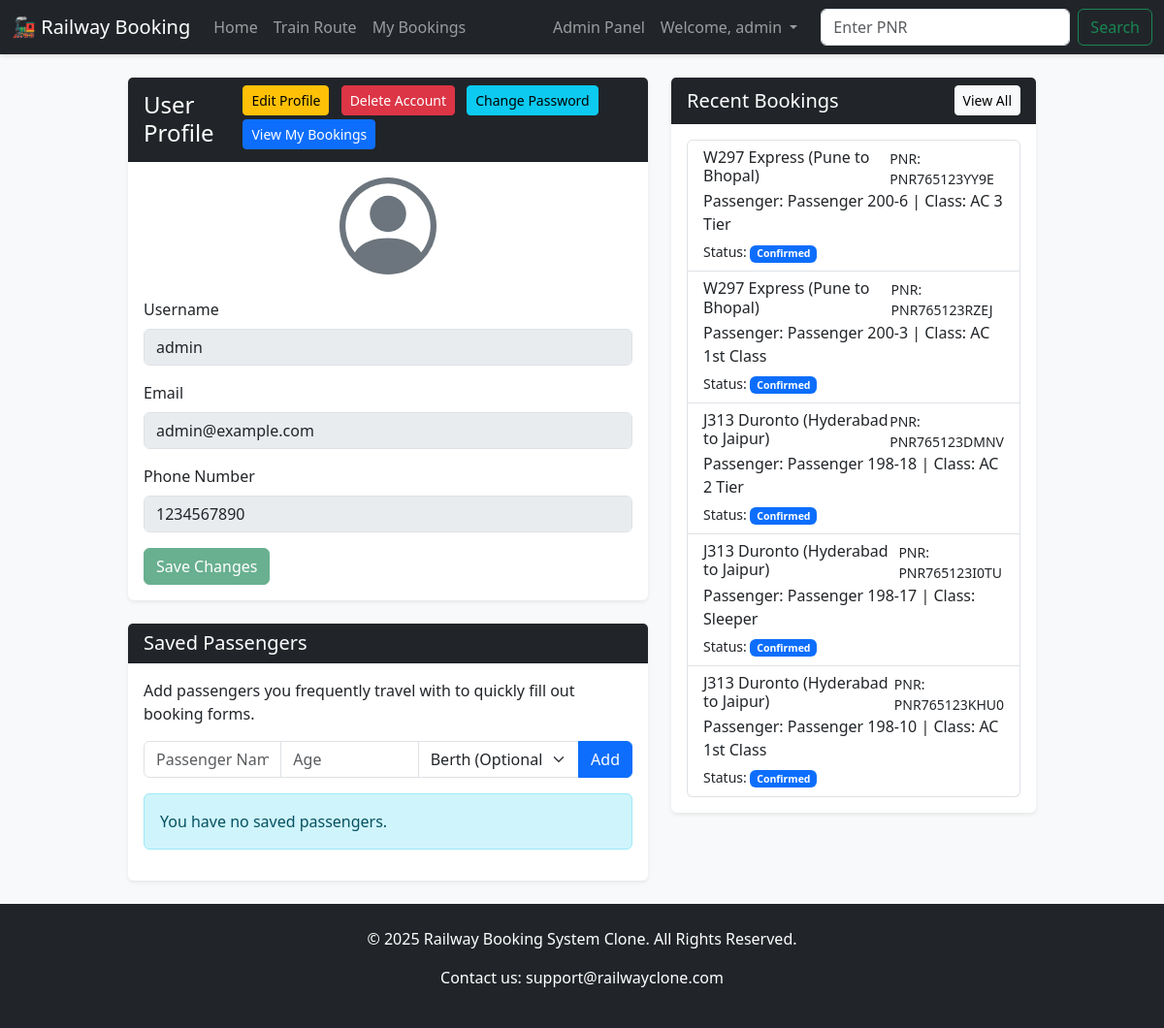
The app's page /profile (signed in) with its own data.
### app.py (models this page shows, shortened)
class User(db.Model):
    id = db.Column(db.Integer, primary_key=True)
    username = db.Column(db.String(80), unique=True, nullable=False)
    password_hash = db.Column(db.String(256), nullable=False)
    role = db.Column(db.String(20), nullable=False, default='user') # Roles: 'user' or 'admin'
    email = db.Column(db.String(100), nullable=True)
    phone_number = db.Column(db.String(20), nullable=True)
    profile_picture = db.Column(db.String(255), nullable=True)
    bookings = db.relationship('Booking', backref='user', lazy=True)
    saved_passengers = db.relationship('Passenger', backref='user', lazy=True, cascade="all, delete-orphan")

class Booking(db.Model):
    id = db.Column(db.Integer, primary_key=True)
    pnr_number = db.Column(db.String(20), unique=True, nullable=False)
    train_id = db.Column(db.Integer, db.ForeignKey('train.id'), nullable=False)
    user_id = db.Column(db.Integer, db.ForeignKey('user.id'), nullable=False)
    passenger_name = db.Column(db.String(100), nullable=False)
    passenger_age = db.Column(db.Integer, nullable=False)
    seat_class = db.Column(db.String(50), nullable=False, default='Sleeper')
    berth_preference = db.Column(db.String(50), nullable=True)
    status = db.Column(db.String(20), default='Confirmed')
    seat_number = db.Column(db.String(20), nullable=True)
    fare = db.Column(db.Float, nullable=False, default=0.0)

class Train(db.Model):
    id = db.Column(db.Integer, primary_key=True)
    train_name = db.Column(db.String(100), nullable=False)
    source = db.Column(db.String(100), nullable=False)
    destination = db.Column(db.String(100), nullable=False)
    departure_time = db.Column(db.String(10), nullable=False) # e.g., '06:15'
    arrival_time = db.Column(db.String(10), nullable=True)
    total_seats = db.Column(db.Integer, nullable=False)
    bookings = db.relationship('Booking', backref='train', lazy=True)
    route_stops = db.relationship('Route', backref='train', lazy=True, order_by='Route.stop_order')

### app.py (the view, shortened to what this page needs)
@app.route('/profile', methods=['GET', 'POST'])
def profile():
    if not session.get('logged_in'):
        flash('You must be logged in to view your profile.', 'danger')
        return redirect(url_for('login'))
    user_id = session['user_id']
    user = User.query.get_or_404(user_id)
    recent_bookings = Booking.query.filter_by(user_id=user_id).order_by(Booking.id.desc()).limit(5).all()
    saved_passengers = Passenger.query.filter_by(user_id=user_id).all()
    return render_template('profile.html', user=user, recent_bookings=recent_bookings, saved_passengers=saved_passengers)

### templates/profile.html (shortened to what this page needs)
{% extends 'base.html' %}
{% block content %}
<div class="row">
  <div class="col-md-7 mb-4">
    <div class="card shadow-sm">
      <div class="card-header bg-dark text-white d-flex justify-content-between align-items-center">
        <h4 class="mb-0">User Profile</h4>
        <div>
          <button id="edit-profile-btn" class="btn btn-sm btn-warning me-2 mb-1">Edit Profile</button>
          <button type="button" class="btn btn-sm btn-danger me-2 mb-1" data-bs-toggle="modal" data-bs-target="#deleteAccountModal">Delete Account</button>
          <button type="button" class="btn btn-sm btn-info me-2 mb-1" data-bs-toggle="modal" data-bs-target="#changePasswordModal">Change Password</button>
          <a href="{{ url_for('my_bookings') }}" class="btn btn-sm btn-primary mb-1">View My Bookings</a>
        </div>
      </div>
      <div class="card-body text-center">
        <div class="mb-4">
        </div>
        <form id="profile-form" action="{{ url_for('profile') }}" method="post" class="text-start">
          <div class="mb-3">
            <label for="username" class="form-label">Username</label>
            <input type="text" class="form-control" id="username" name="username" value="{{ user.username }}" disabled>
          </div>
          <div class="mb-3">
            <label for="email" class="form-label">Email</label>
            <input type="email" class="form-control" id="email" name="email" value="{{ user.email or '' }}" disabled>
          </div>
          <div class="mb-3">
            <label for="phone" class="form-label">Phone Number</label>
            <input type="tel" class="form-control" id="phone" name="phone" value="{{ user.phone_number or '' }}" disabled>
          </div>
          <button type="submit" id="save-changes-btn" class="btn btn-success" disabled>Save Changes</button>
        </form>
      </div>
    </div>
    <div class="card shadow-sm mt-4">
      <div class="card-header bg-dark text-white">
        <h5 class="mb-0">Saved Passengers</h5>
      </div>
      <div class="card-body">
        <p class="card-text">Add passengers you frequently travel with to quickly fill out booking forms.</p>
        <form action="{{ url_for('profile', action='add_passenger') }}" method="post">
          <div class="input-group mb-3">
            <input type="text" class="form-control" name="passenger_name" placeholder="Passenger Name" required>
            <input type="number" class="form-control" name="passenger_age" placeholder="Age" min="1" required>
            <select class="form-select" name="berth_preference">
              <option value="">Berth (Optional)</option>
            </select>
            <button class="btn btn-primary" type="submit">Add</button>
          </div>
        </form>
        {% if saved_passengers %}
          <ul class="list-group list-group-flush">
            {% for passenger in saved_passengers %}
              <li class="list-group-item d-flex justify-content-between align-items-center">
                <span>{{ passenger.name }} ({{ passenger.age }} years old){% if passenger.berth_preference %} - {{ passenger.berth_preference }}{% endif %}</span>
                <a href="{{ url_for('profile', action='delete_passenger', passenger_id=passenger.id) }}" class="btn btn-sm btn-outline-danger">Remove</a>
              </li>
            {% endfor %}
          </ul>
        {% else %}
          <div class="alert alert-info mt-3">You have no saved passengers.</div>
        {% endif %}
      </div>
    </div>
  </div>
  <div class="col-md-5 mb-4">
    <div class="card shadow-sm">
      <div class="card-header bg-dark text-white d-flex justify-content-between align-items-center">
        <h5 class="mb-0">Recent Bookings</h5>
        <a href="{{ url_for('my_bookings') }}" class="btn btn-sm btn-light">View All</a>
      </div>
      <div class="card-body">
        {% if recent_bookings %}
          <div class="list-group">
            {% for booking in recent_bookings %}
              <a href="{{ url_for('pnr_status', pnr=booking.pnr_number) }}" class="list-group-item list-group-item-action">
                <div class="d-flex w-100 justify-content-between">
                  <h6 class="mb-1">{{ booking.train.train_name }} ({{ booking.train.source }} to {{ booking.train.destination }})</h6>
                  <small>PNR: {{ booking.pnr_number }}</small>
                </div>
                <p class="mb-1">Passenger: {{ booking.passenger_name }} | Class: {{ booking.seat_class }}</p>
                <small>Status: <span class="badge bg-primary">{{ booking.status }}</span></small>
              </a>
            {% endfor %}
          </div>
        {% else %}
          <div class="alert alert-info mb-0">You have no recent bookings.</div>
        {% endif %}
      </div>
    </div>
  </div>
</div>
{% endblock %}

### static/css/style.css (style rules this page uses)
body { background-color: #f8f9fa; }
.card { border: none; box-shadow: 0 4px 8px rgba(0,0,0,.1); }

### records on screen
User: username "admin", email "admin@example.com", phone "1234567890"
Booking: train.train_name "W297 Express", train.source "Pune", train.destination "Bhopal", pnr_number "PNR765123YY9E", passenger_name "Passenger 200-6", seat_class "AC 3 Tier", status "Confirmed"
Booking: train.train_name "W297 Express", train.source "Pune", train.destination "Bhopal", pnr_number "PNR765123RZEJ", passenger_name "Passenger 200-3", seat_class "AC 1st Class", status "Confirmed"
Booking: train.train_name "J313 Duronto", train.source "Hyderabad", train.destination "Jaipur", pnr_number "PNR765123DMNV", passenger_name "Passenger 198-18", seat_class "AC 2 Tier", status "Confirmed"
Booking: train.train_name "J313 Duronto", train.source "Hyderabad", train.destination "Jaipur", pnr_number "PNR765123I0TU", passenger_name "Passenger 198-17", seat_class "Sleeper", status "Confirmed"
Booking: train.train_name "J313 Duronto", train.source "Hyderabad", train.destination "Jaipur", pnr_number "PNR765123KHU0", passenger_name "Passenger 198-10", seat_class "AC 1st Class", status "Confirmed"

### other values on screen
{{ session.username }} "admin"
